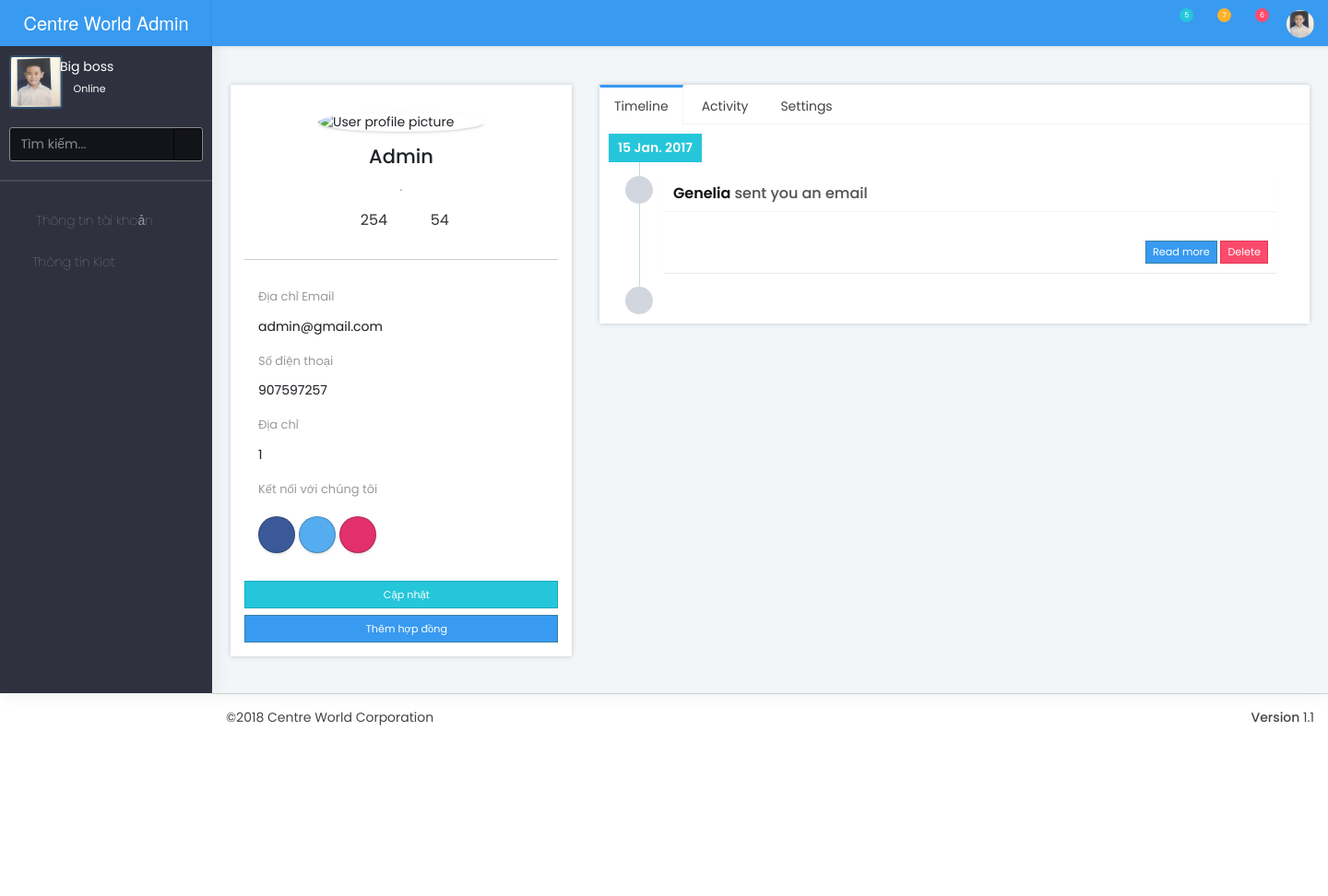
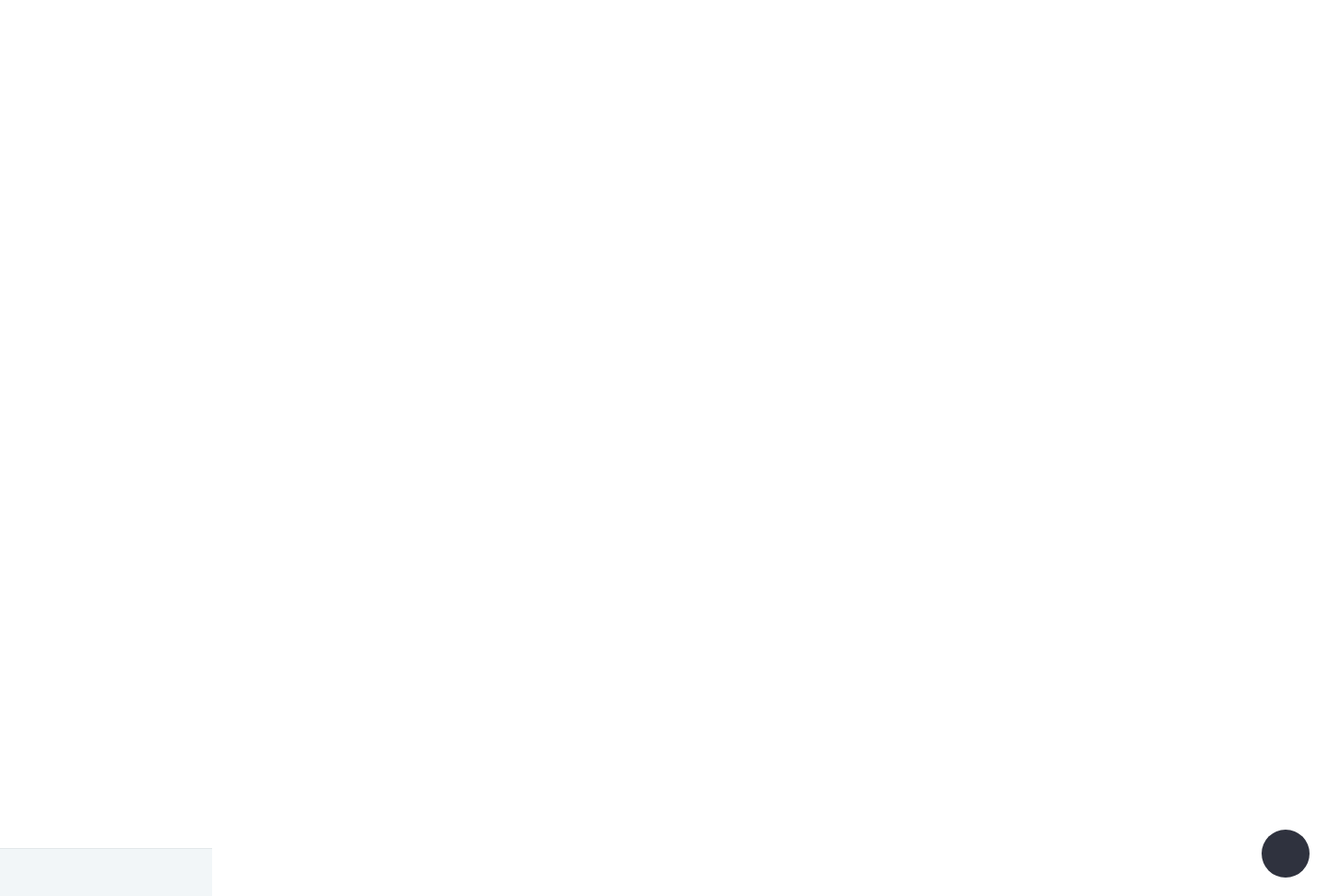
The app's page /fix/index.php?page=pf&id=33 (signed in) with its own data (2 pictures, top to bottom).
### tables this page shows
CREATE TABLE `users` (
  `id` int(11) NOT NULL,
  `email` varchar(45) NOT NULL,
  `name` varchar(100) NOT NULL,
  `password` varchar(120) NOT NULL,
  `address` varchar(200) DEFAULT NULL,
  `city` varchar(70) DEFAULT NULL,
  `phone_number` int(20) DEFAULT NULL,
  `lever` tinyint(1) NOT NULL DEFAULT '0',
  `position` varchar(200) NOT NULL,
  `image` varchar(100) NOT NULL
);

### libraries/database.php (called while the page is built, shortened)
<?php
$conn = null;
function db_get_row($sql){
    global $conn;
    $result = mysqli_query($conn, $sql);
    $row = array();
    if (mysqli_num_rows($result) > 0){
        $row = mysqli_fetch_assoc($result);
    }
    return $row;
}
?>

### models/user.php (called while the page is built, shortened)
<?php
$path_database = '/libraries/database.php';
if(file_exists($path_database)){
    include_once '/libraries/database.php';
}else{
    include_once 'C:\xampp\htdocs\test/libraries/database.php';;
}
function getUserById($id)
{
    $id = addslashes($id);
    $sql = "SELECT * FROM users WHERE id = '{$id}'";
    return db_get_row($sql);
}
 ?>

### fix/cms/moudule/show.profile.php (called while the page is built, shortened)
<?php
				include_once '../libraries/database.php';
				include_once '../models/user.php';
    $id = isset($_GET['id']) ? $_GET['id'] : '';
    $user = getUserById($id);
?>

### fix/cms/profile.php (the view, shortened to what this page needs)
<?php
include 'moudule/show.profile.php'
?>
    <section class="content">
      <div class="row">
        <div class="col-xl-4 col-lg-5">
          <div class="box box-primary">
            <div class="box-body box-profile">
              <img class="profile-user-img rounded-circle img-fluid mx-auto d-block" src="../<?php echo $user['image']?>" alt="User profile picture">
              <h3 class="profile-username text-center"><?php echo $user['name']?></h3>
              <p class="text-muted text-center"><?php echo $user['position']?>.</p>
              <div class="row social-states">
				  <div class="col-6 text-right"><a href="profile.html#" class="link"><i class="ion ion-ios-people-outline"></i> 254</a></div>
				  <div class="col-6 text-left"><a href="profile.html#" class="link"><i class="ion ion-images"></i> 54</a></div>
			  </div>
              <div class="row">
              	<div class="col-12">
              		<div class="profile-user-info">
						<p>Địa chỉ Email</p>
						<h6 class="margin-bottom"><?php echo $user['email']?></h6>
						<p>Số điện thoại</p>
						<h6 class="margin-bottom"><?php echo $user['phone_number']?></h6>
						<p>Địa chỉ</p>
						<h6 class="margin-bottom"><?php echo $user['address']?></h6>
						<p class="margin-bottom">Kết nối với chúng tôi</p>
						<div class="user-social-acount">
							<button class="btn btn-circle btn-social-icon btn-facebook"><i class="fa fa-facebook"></i></button>
							<button class="btn btn-circle btn-social-icon btn-twitter"><i class="fa fa-twitter"></i></button>
							<button class="btn btn-circle btn-social-icon btn-instagram"><i class="fa fa-instagram"></i></button>
						</div>
					</div>
          <div class="timeline-footer text-right">
           <a href = "" type="submit"class="btn btn-block btn-success" data-toggle="modal" data-target="#update-user-modal"><i class="fa fa-edit"></i> Cập nhật</a>
           <a href = "" type="submit"class="btn btn-block btn-primary" data-toggle="modal" data-target="#add-contract-modal"><i class="fa fa-plus" aria-hidden="true"></i> Thêm hợp đồng</a>
            </div>
             	</div>
              </div>
            </div>
          </div>
        </div>
        <div class="col-xl-8 col-lg-7">
          <div class="nav-tabs-custom">
            <ul class="nav nav-tabs">
              <li><a class="active" href="profile.html#timeline" data-toggle="tab">Timeline</a></li>
              <li><a href="profile.html#activity" data-toggle="tab">Activity</a></li>
              <li><a href="profile.html#settings" data-toggle="tab">Settings</a></li>
            </ul>
            <div class="tab-content">
             <div class="active tab-pane" id="timeline">
                <ul class="timeline">
					<li class="time-label">
						  <span class="bg-green">
							15 Jan. 2017
						  </span>
					</li>
					<li>
					  <i class="ion ion-email bg-blue"></i>
					  <div class="timeline-item">
						<h3 class="timeline-header"><a href="profile.html#">Genelia</a> sent you an email</h3>
						<div class="timeline-body">
            <div class="col-sm-12 invoice-col">
</div>
						</div>
						<div class="timeline-footer text-right">
						  <a href="profile.html#" class="btn btn-primary btn-sm">Read more</a>
						  <a href="profile.html#" class="btn btn-danger btn-sm">Delete</a>
						</div>
					  </div>
					</li>
					<li>
					  <i class="fa fa-clock-o bg-gray"></i>
					</li>
				  </ul>
              </div>
            </div>
          </div>
        </div>
      </div>
    </section>
  </div>
</body>
</html>

### fix/css/skins/_all-skins.css (style rules this page uses)
.skin-blue .content { background: #f2f6f8; }

### records on screen
users: name "Admin", email "admin@gmail.com", phone_number "907597257", address "1"
